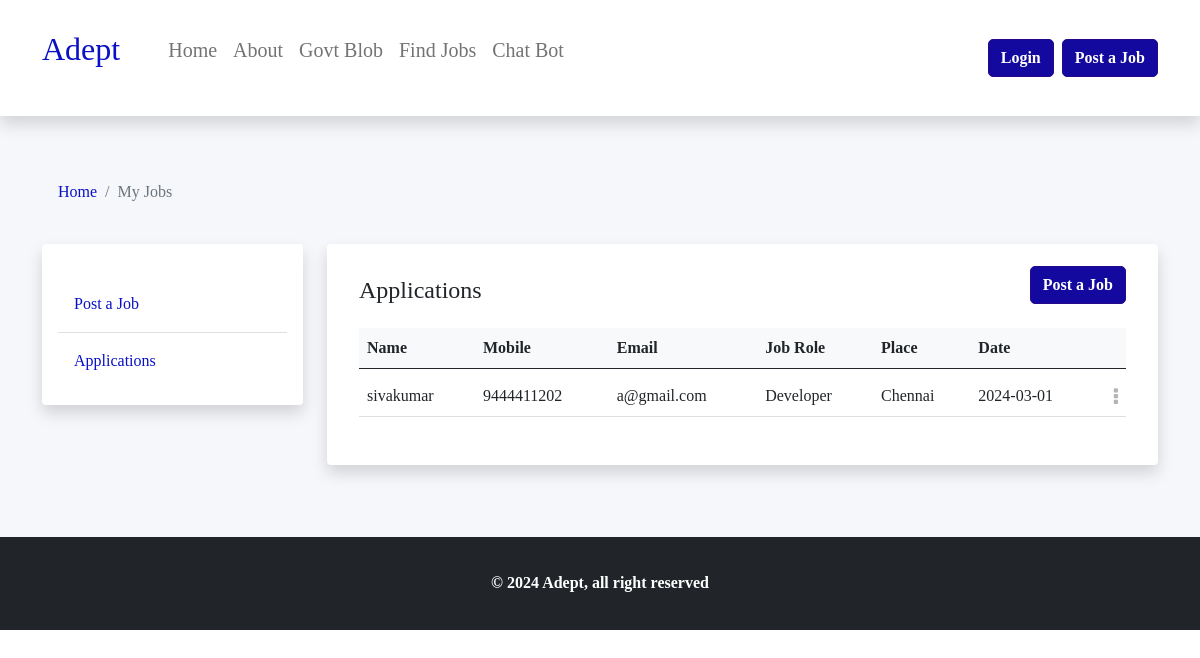
The app's page /applications, older data.
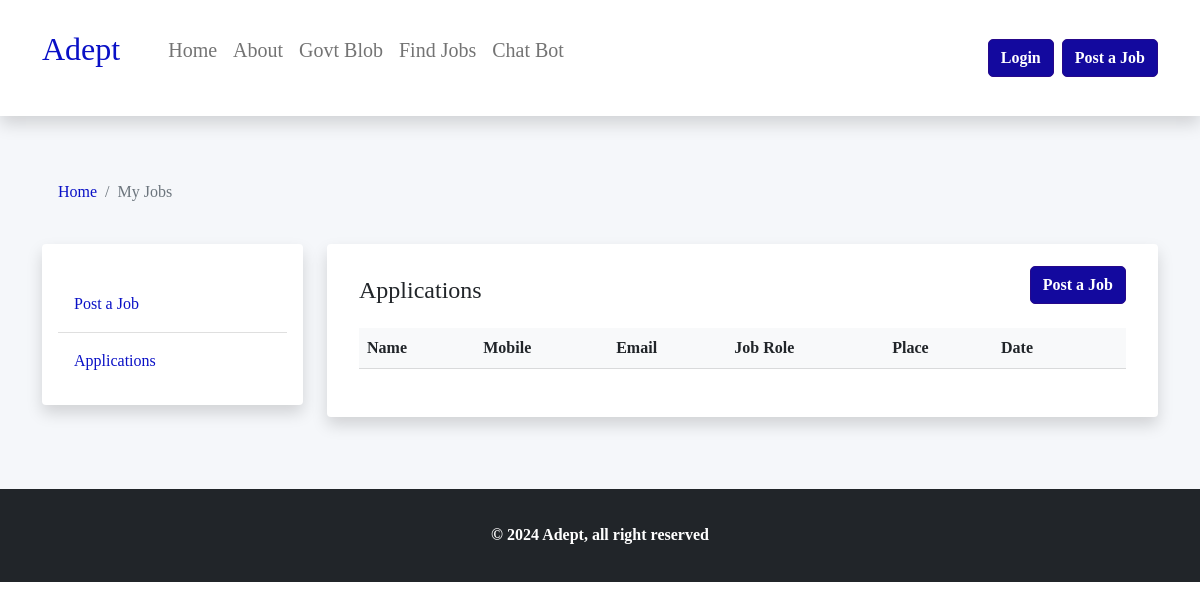
The same page, newer data.
### tables this page shows
CREATE TABLE apply(firstname text,lastname text,email text,"mobile" text,"city" text,"jobrole" text,pincode text,date text);

### app.py (the view)
@app.route('/applications')
def applications():
    sqlconnection = sqlite3.connect('adept.db')
    cur = sqlconnection.cursor()
    cur.execute("""select * from apply""")
    sqlconnection.commit()
    applys=cur.fetchall()
    return render_template("application.html",application=applys)

### templates/application.html (shortened to what the changed rows need)
<!DOCTYPE html>
<html class="no-js" lang="en_AU">
<head>
    <link href="https://cdn.jsdelivr.net/npm/bootstrap@5.0.2/dist/css/bootstrap.min.css" rel="stylesheet">
    <link rel="stylesheet" href="{{url_for('static' ,filename='style.css')}}">
	<link rel="stylesheet" href="https://cdnjs.cloudflare.com/ajax/libs/font-awesome/4.7.0/css/font-awesome.css" />
    <link rel="stylesheet" type="text/css" href="src/style.css" />
</head>
<body data-instant-intensity="mousedown">
<section class="section-5 bg-2">
    <div class="container py-5">
        <div class="row">
            <div class="col-lg-9">
                <div class="card border-0 shadow mb-4 p-3">
                    <div class="card-body card-form">
                        <div class="table-responsive">
                            <table class="table ">
                                <thead class="bg-light">
                                    <tr>
                                        <th scope="col">Name</th>
                                        <th scope="col">Mobile</th>
                                        <th scope="col">Email</th>
                                        <th scope="col">Job Role</th>
                                        <th scope="col">Place</th>
                                        <th scope="col">Date</th>
                                        <th scope="col"></th>
                                    </tr>
                                </thead>
                                {%for j in application%}
                                <tbody class="border-0">
                                    <tr class="active">
                                        <td>
                                            <div class="job-name fw-500">{{j[0]}}</div>
                                        </td>
                                        <td>
                                            <div class="job-name fw-500">{{j[3]}}</div></td>
                                        <td><div class="job-name fw-500">{{j[2]}}</div></td>
                                        <td>
                                            <div class="job-status text-capitalize">{{j[5]}}</div>
                                        </td>
                                        <td>
                                            <div class="job-status text-capitalize">{{j[4]}}</div>
                                        </td>
                                        <td>
                                            <div class="job-status text-capitalize">{{j[7]}}</div>
                                        </td>
                                        <td>
                                            <div class="action-dots float-end">
                                                <a href="#" class="" data-bs-toggle="dropdown" aria-expanded="false">
                                                    <i class="fa fa-ellipsis-v" aria-hidden="true"></i>
                                                </a>
                                            </div>
                                        </td>
                                    </tr>
                                </tbody>
                                {% endfor %}
                            </table>
                        </div>
                    </div>
                </div>
            </div>
        </div>
    </div>
</section>
</body>
</html>

Row changes from the older to the newer data that the page shows:
removed apply: firstname "sivakumar", mobile "9444411202", email "a@gmail.com", jobrole "Developer", city "Chennai", date "2024-03-01"
